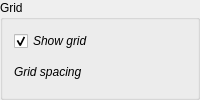
    <widget class="QGroupBox" name="gbGrid">
     <property name="title">
      <string>Grid</string>
     </property>
     <layout class="QVBoxLayout" name="verticalLayout_5">
      <item>
       <layout class="QGridLayout" name="gridLayout" columnstretch="1,0,0">
        <item row="1" column="1">
         <spacer name="horizontalSpacer">
          <property name="orientation">
           <enum>Qt::Orientation::Horizontal</enum>
          </property>
          <property name="sizeHint" stdset="0">
           <size>
            <width>40</width>
            <height>20</height>
           </size>
          </property>
         </spacer>
        </item>
        <item row="0" column="0">
         <widget class="Gui::PrefCheckBox" name="cb_ShowGrid">
          <property name="font">
           <font>
            <italic>true</italic>
           </font>
          </property>
          <property name="toolTip">
           <string>Set 'Show grid' property to true on new pages</string>
          </property>
          <property name="text">
           <string>Show grid</string>
          </property>
          <property name="checked">
           <bool>true</bool>
          </property>
          <property name="prefEntry" stdset="0">
           <cstring>showGrid</cstring>
          </property>
          <property name="prefPath" stdset="0">
           <cstring>/Mod/TechDraw/General</cstring>
          </property>
         </widget>
        </item>
        <item row="1" column="0">
         <widget class="QLabel" name="label_4">
          <property name="font">
           <font>
            <italic>true</italic>
           </font>
          </property>
          <property name="text">
           <string>Grid spacing</string>
          </property>
         </widget>
        </item>
        <item row="1" column="2">
         <widget class="Gui::PrefUnitSpinBox" name="psb_GridSpacing" native="true">
          <property name="toolTip">
           <string>Distance between page grid lines</string>
          </property>
          <property name="value" stdset="0">
           <double>10.000000000000000</double>
          </property>
          <property name="prefEntry" stdset="0">
           <cstring>gridSpacing</cstring>
          </property>
          <property name="prefPath" stdset="0">
           <cstring>/Mod/TechDraw/General</cstring>
          </property>
         </widget>
        </item>
       </layout>
      </item>
     </layout>
    </widget>
